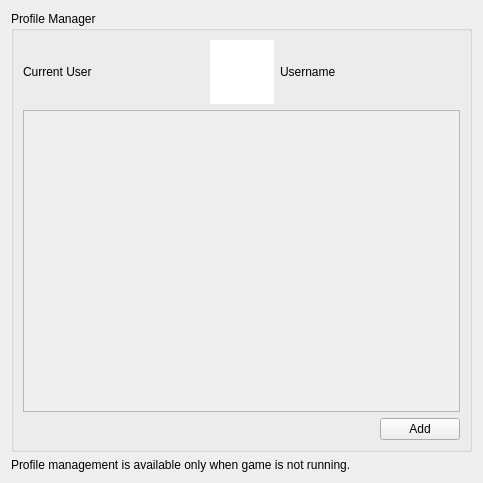
<?xml version="1.0" encoding="UTF-8"?>
<ui version="4.0">
 <class>ConfigureProfileManager</class>
 <widget class="QWidget" name="ConfigureProfileManager">
  <property name="geometry">
   <rect>
    <x>0</x>
    <y>0</y>
    <width>483</width>
    <height>483</height>
   </rect>
  </property>
  <property name="windowTitle">
   <string>Form</string>
  </property>
  <property name="accessibleName">
   <string>Profiles</string>
  </property>
  <layout class="QHBoxLayout" name="horizontalLayout">
   <item>
    <layout class="QVBoxLayout" name="verticalLayout">
     <item>
      <widget class="QGroupBox" name="gridGroupBox">
       <property name="title">
        <string>Profile Manager</string>
       </property>
       <layout class="QGridLayout" name="gridLayout_2">
        <property name="sizeConstraint">
         <enum>QLayout::SizeConstraint::SetNoConstraint</enum>
        </property>
        <item row="0" column="0">
         <layout class="QHBoxLayout" name="horizontalLayout_2">
          <item>
           <widget class="QLabel" name="label">
            <property name="sizePolicy">
             <sizepolicy hsizetype="Preferred" vsizetype="Minimum">
              <horstretch>0</horstretch>
              <verstretch>0</verstretch>
             </sizepolicy>
            </property>
            <property name="text">
             <string>Current User</string>
            </property>
           </widget>
          </item>
          <item>
           <widget class="QGraphicsView" name="current_user_icon">
            <property name="minimumSize">
             <size>
              <width>64</width>
              <height>64</height>
             </size>
            </property>
            <property name="maximumSize">
             <size>
              <width>64</width>
              <height>64</height>
             </size>
            </property>
            <property name="frameShape">
             <enum>QFrame::Shape::NoFrame</enum>
            </property>
            <property name="frameShadow">
             <enum>QFrame::Shadow::Plain</enum>
            </property>
            <property name="verticalScrollBarPolicy">
             <enum>Qt::ScrollBarPolicy::ScrollBarAlwaysOff</enum>
            </property>
            <property name="horizontalScrollBarPolicy">
             <enum>Qt::ScrollBarPolicy::ScrollBarAlwaysOff</enum>
            </property>
            <property name="interactive">
             <bool>false</bool>
            </property>
           </widget>
          </item>
          <item>
           <widget class="QLabel" name="current_user_username">
            <property name="sizePolicy">
             <sizepolicy hsizetype="Preferred" vsizetype="Minimum">
              <horstretch>0</horstretch>
              <verstretch>0</verstretch>
             </sizepolicy>
            </property>
            <property name="text">
             <string>Username</string>
            </property>
           </widget>
          </item>
         </layout>
        </item>
        <item row="1" column="0">
         <widget class="QScrollArea" name="scrollArea">
          <property name="sizePolicy">
           <sizepolicy hsizetype="Expanding" vsizetype="Expanding">
            <horstretch>0</horstretch>
            <verstretch>0</verstretch>
           </sizepolicy>
          </property>
          <property name="frameShape">
           <enum>QFrame::Shape::StyledPanel</enum>
          </property>
          <property name="widgetResizable">
           <bool>false</bool>
          </property>
         </widget>
        </item>
        <item row="2" column="0">
         <layout class="QHBoxLayout" name="horizontalLayout_3">
          <item>
           <spacer name="horizontalSpacer">
            <property name="orientation">
             <enum>Qt::Orientation::Horizontal</enum>
            </property>
            <property name="sizeHint" stdset="0">
             <size>
              <width>40</width>
              <height>20</height>
             </size>
            </property>
           </spacer>
          </item>
          <item>
           <widget class="QPushButton" name="pm_add">
            <property name="text">
             <string>Add</string>
            </property>
           </widget>
          </item>
         </layout>
        </item>
       </layout>
      </widget>
     </item>
     <item>
      <widget class="QLabel" name="label_disable_info">
       <property name="text">
        <string>Profile management is available only when game is not running.</string>
       </property>
       <property name="wordWrap">
        <bool>true</bool>
       </property>
      </widget>
     </item>
    </layout>
   </item>
  </layout>
 </widget>
 <resources/>
 <connections/>
</ui>
